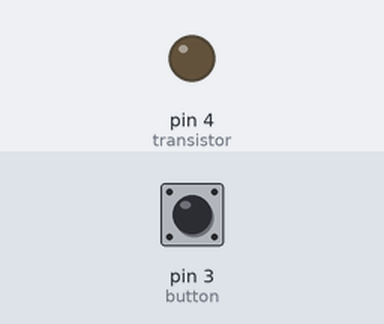
Recording of a sketch running on a simulated Arduino Uno, built with avr-gcc and run on an emulated ATmega328P. Shown: output pins drawn as LEDs (lit = HIGH). The test bench sets the inputs (shaded band); at power-on: pin 3 (button) LOW.

Above: at 1.2 s.
1.3 s: pin 3 (button) pulled HIGH for 0.15 s
At 1.37 s:
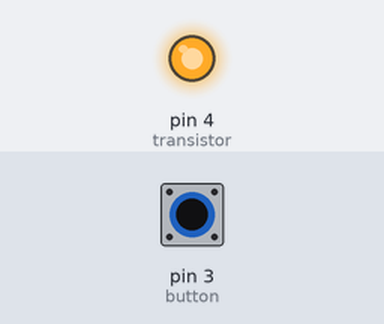
2.9 s: pin 3 (button) pulled HIGH for 3.2 s
At 7.0 s:
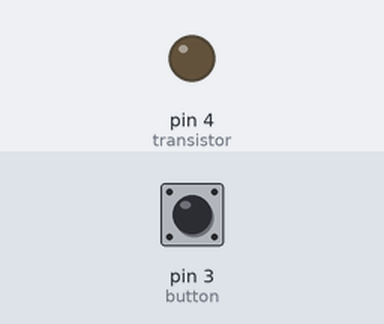
Timing chart, 0 to 8.5 s (numbered marks = the images above; inputs shaded):
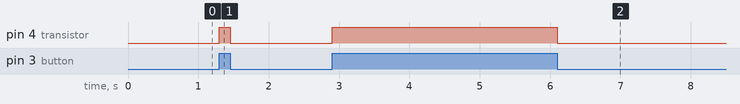

Measured:
- after the input at 1.3 s, pin 4 (transistor): LOW → HIGH at once, → LOW 0.15 s later
- after the input at 2.9 s, pin 4 (transistor): LOW → HIGH at once, → LOW 3.2 s later

The sketch:

transistor_test.ino
```cpp
int transistor = 4;
int button = 3;

void setup() {
  pinMode(button, INPUT);
  pinMode(transistor, OUTPUT);
  digitalWrite(4, LOW);

}

void loop() {
  int read=digitalRead(button);
  if (read == HIGH){
    digitalWrite(transistor, HIGH);
  }
  else{
    digitalWrite(transistor, LOW);
  }


  // put your main code here, to run repeatedly:

}
```
